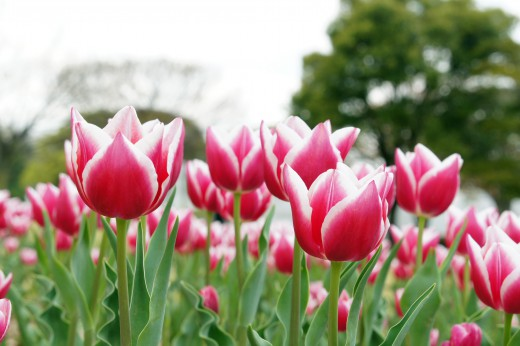
#> input picture 2nd semester/Basic Machine Learning_Prof. Kim Sun/W6/photo.jpg, 520 x 346 px
$ python image2data.py ../W6/photo.jpg
#> lines starting #> are read from the running program, lines starting #| are printed output that depends on the picture
from scipy import ndimage
import numpy as np
import matplotlib.pyplot as plt
import matplotlib.cm
import sys

im = ndimage.imread(sys.argv[1], mode='L')
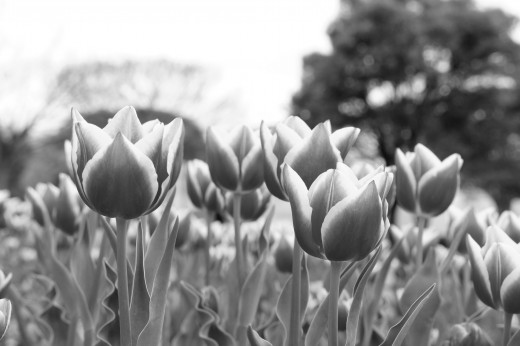
#> im: shape (346, 520); min 14, max 255, mean 147.2
#plt.imshow(im, cmap=matplotlib.cm.Greys_r)
#plt.show()

newim=np.invert(im, dtype='uint8')
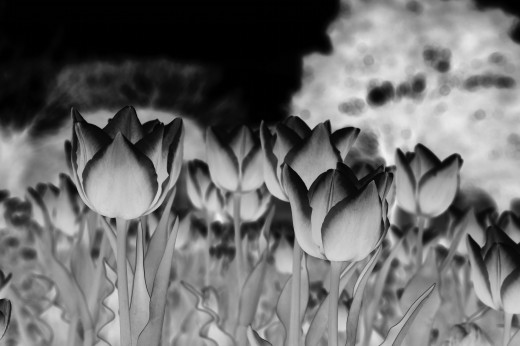
#> newim: shape (346, 520); min 0, max 241, mean 107.8
#plt.imshow(newim, cmap=matplotlib.cm.Greys_r)
#plt.show()

outf=sys.argv[1].split('png')[0]+"csv"
newim.ravel().tofile(outf,sep=',')
